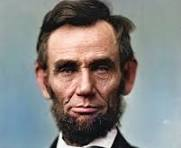
#> input picture 02_embeddings/1.jpg, 181 x 148 px, found by its file name
$ python 03_image_search.py
#> lines starting #> are read from the running program, lines starting #| are printed output that depends on the picture
import numpy as np
from PIL import Image
from sklearn.metrics.pairwise import cosine_similarity

def get_image_embedding(image_path):
    # Open the image and convert to RGB
#> called with image_path = '1.jpg'
    image = Image.open(image_path).convert("RGB")
#> image is the input picture: PIL image 181x148 RGB; mean R, G, B 132, 131.3, 129.6
    print(f"Opened image: {image_path}")

    # Resize to a standard size
    image = image.resize((224, 224))
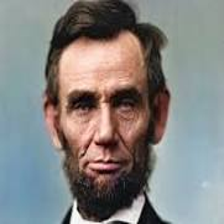
#> image: PIL image 224x224 RGB; mean R, G, B 132, 131.3, 129.6
    print(f"Resized image to 224x224")

    # Convert to numpy array and normalize pixel values
    image = np.array(image) / 255.0
#> image: shape (224, 224, 3) float64
    print(f"Converted image to numpy array and normalized")

    # Flatten the image into a 1D vector
    vector = image.flatten()
    print(f"Flattened image to vector of shape: {vector.shape}")
#| Flattened image to vector of shape: (150528,)

    return vector

def create_vector_db(image_files):
    vector_db = {}
    for image_file in image_files:
        vector_db[image_file] = get_image_embedding(image_file)
        print(f"Added {image_file} to vector database")
    return vector_db

def search_similar_images(query_image_path, vector_db):
    query_vector = get_image_embedding(query_image_path)
    print(f"Generated query vector for: {query_image_path}")

    similarities = {}
    for image_file, vector in vector_db.items():
        similarity = cosine_similarity([query_vector], [vector])[0][0]
        similarities[image_file] = similarity
        print(f"Similarity between query and {image_file}: {similarity:.4f}")

    sorted_results = sorted(similarities.items(), key=lambda x: x[1], reverse=True)
    return sorted_results

if __name__ == "__main__":
    image_files = ["1.jpg", "2.png"]
    print("Creating vector database...")
#> (the run stopped early here; a loop or call above may not have finished)
